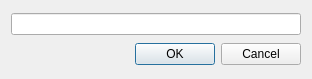
<?xml version="1.0" encoding="UTF-8"?>
<ui version="4.0">
 <class>CAppendInfoDialog</class>
 <widget class="QDialog" name="CAppendInfoDialog">
  <property name="geometry">
   <rect>
    <x>0</x>
    <y>0</y>
    <width>312</width>
    <height>79</height>
   </rect>
  </property>
  <property name="windowTitle">
   <string>Dialog</string>
  </property>
  <layout class="QVBoxLayout" name="verticalLayout">
   <item>
    <widget class="QLineEdit" name="lineEditText">
     <property name="alignment">
      <set>Qt::AlignCenter</set>
     </property>
    </widget>
   </item>
   <item>
    <widget class="QDialogButtonBox" name="buttonBox">
     <property name="orientation">
      <enum>Qt::Horizontal</enum>
     </property>
     <property name="standardButtons">
      <set>QDialogButtonBox::Cancel|QDialogButtonBox::Ok</set>
     </property>
    </widget>
   </item>
  </layout>
 </widget>
 <resources/>
 <connections>
  <connection>
   <sender>buttonBox</sender>
   <signal>accepted()</signal>
   <receiver>CAppendInfoDialog</receiver>
   <slot>accept()</slot>
   <hints>
    <hint type="sourcelabel">
     <x>248</x>
     <y>254</y>
    </hint>
    <hint type="destinationlabel">
     <x>157</x>
     <y>274</y>
    </hint>
   </hints>
  </connection>
  <connection>
   <sender>buttonBox</sender>
   <signal>rejected()</signal>
   <receiver>CAppendInfoDialog</receiver>
   <slot>reject()</slot>
   <hints>
    <hint type="sourcelabel">
     <x>316</x>
     <y>260</y>
    </hint>
    <hint type="destinationlabel">
     <x>286</x>
     <y>274</y>
    </hint>
   </hints>
  </connection>
 </connections>
</ui>
